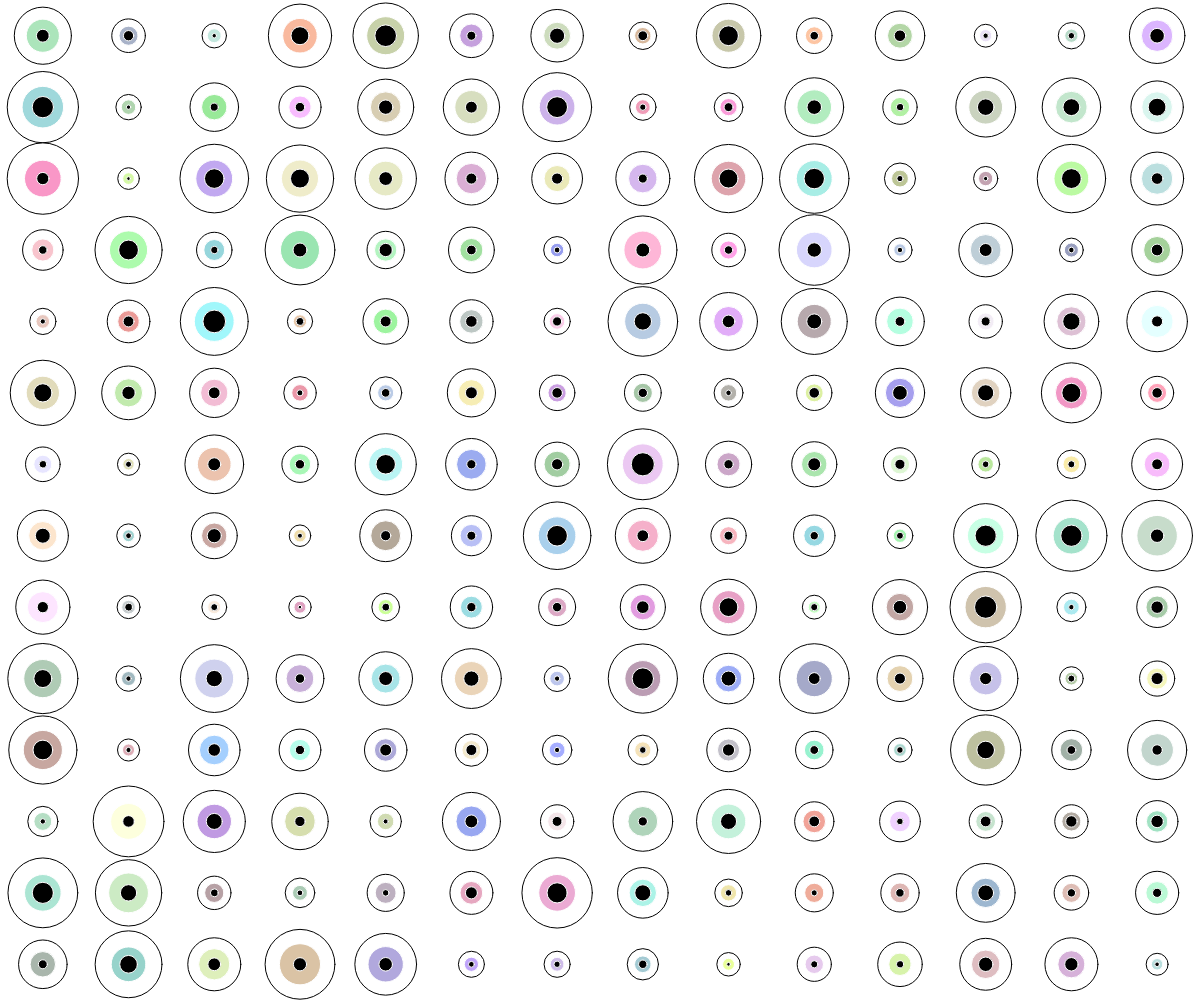
Frame 1 (no input)
Frame 60 (no input): identical to frame 1, image omitted
Frame 120 (the mouse pressed at the canvas centre since frame 60): identical to frame 1, image omitted

The p5.js sketch that drew this single still picture (run headless with seeded random() and noise() and a simulated clock; from frame 60 on, the mouse is pressed at the canvas centre):

// p5.js sketch
// ── sketch.js
let numeroGlifi = 196;

let dimensioniOcchi = [];
let coloreIride = [];
let dimensioniIridi = [];
let dimensioniPupille = [];

function setup() {
  createCanvas(windowWidth, windowHeight);

  // Dimensioni e colori casuali
  for (let i = 0; i < numeroGlifi; i++) {

    dimensioniOcchi[i] = random(0.3, 1);

    coloreIride[i] = color(
      random(150, 256),
      random(150, 256),
      random(150, 256)
    );

    dimensioniIridi[i] = random(0.5, 0.6);

    dimensioniPupille[i] = random(0.3, 0.6);
  }
}

function draw() {
  background("rgb(0 0 0)");

  let numeroColonne = ceil(sqrt(numeroGlifi));
  let numeroRighe = ceil(numeroGlifi / numeroColonne);
  let dimColonna = width / numeroColonne;
  let dimRiga = height / numeroRighe;

  let xCorrente = 0;
  let yCorrente = 0;

  for (let g = 0; g < numeroGlifi; g++) {

    mioGlifo(
      xCorrente + dimColonna/2,
      yCorrente + dimRiga/2,
      min(dimColonna, dimRiga) * dimensioniOcchi[g],
      coloreIride[g],
      dimensioniIridi[g],
      dimensioniPupille[g]
    );

    xCorrente = xCorrente + dimColonna;

    if (xCorrente >= width - 0.001) {
      xCorrente = 0;
      yCorrente = yCorrente + dimRiga;
    }
  }
}

function mioGlifo(x, y, size, colore, dimIride, dimPupilla) {
  push();

  translate(x, y);

  // Cerchio esterno
  fill(255);
  circle(0, 0, size);

  // Iride colorata
  fill(colore);
  stroke("rgb(0 0 0)");
  strokeWeight(1);
  circle(0, 0, size * dimIride);

  // Pupilla nera
  fill(0);
  circle(0, 0, size * dimIride * dimPupilla);

  pop();
}
